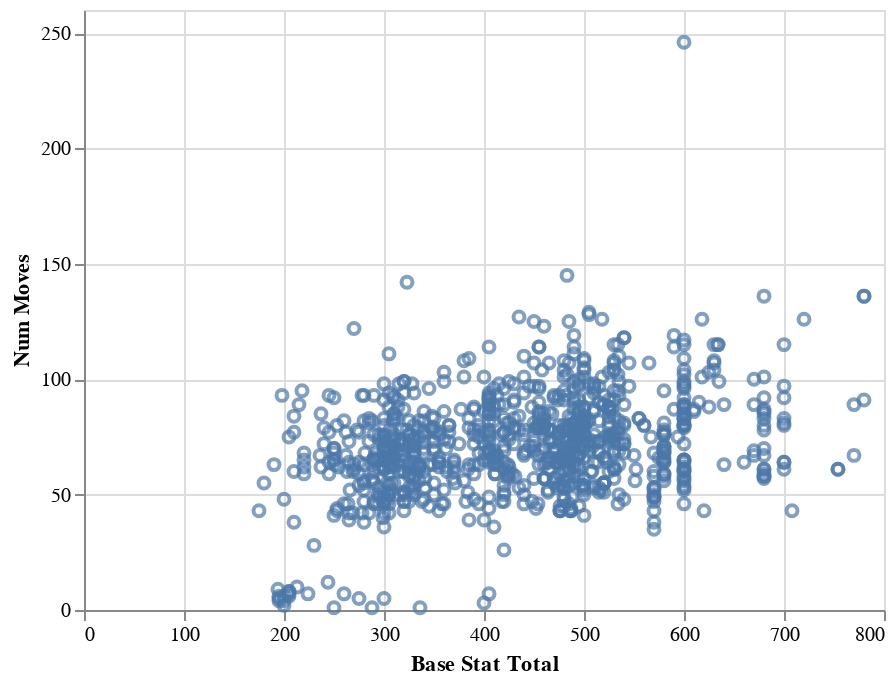

The notebook cell this image was saved under:
### Code cell
alt.Chart(df).mark_point().encode(
    x = 'Base Stat Total',
    y = 'Num Moves'
)

### Figure 1 — Vega-Lite specification as saved in the notebook (floating-point values rounded to 4 significant figures; data arrays with more than 128 entries replaced by an {"elided": "..."} marker saying what was removed)
{"config": {"view": {"continuousWidth": 400, "continuousHeight": 300}}, "data": {"name": "data-2c9dc910ecec95856a29d675536d6846"}, "mark": "point", "encoding": {"x": {"field": "Base Stat Total", "type": "quantitative"}, "y": {"field": "Num Moves", "type": "quantitative"}}, "$schema": "https://vega.github.io/schema/vega-lite/v4.17.0.json", "datasets": {"data-2c9dc910ecec95856a29d675536d6846": {"elided": "919 records"}}}
